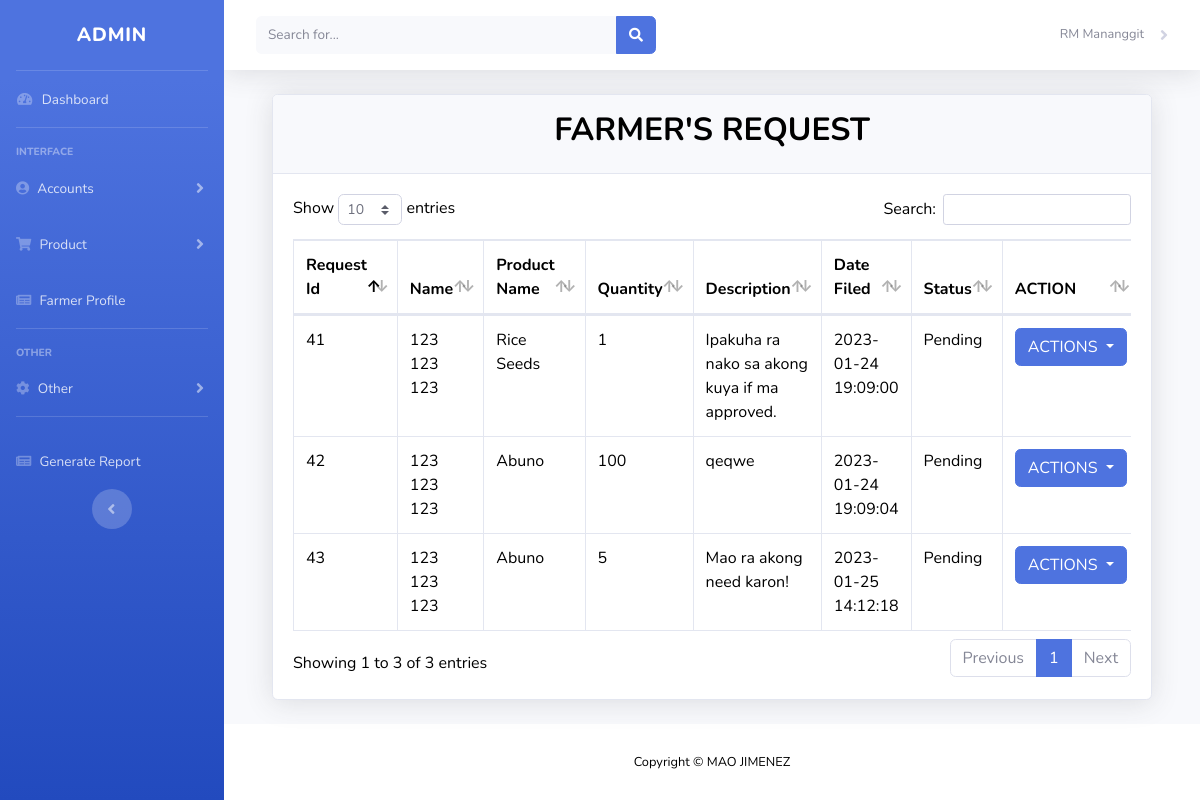
Before: /admin/request.php (signed in) with the older database file.
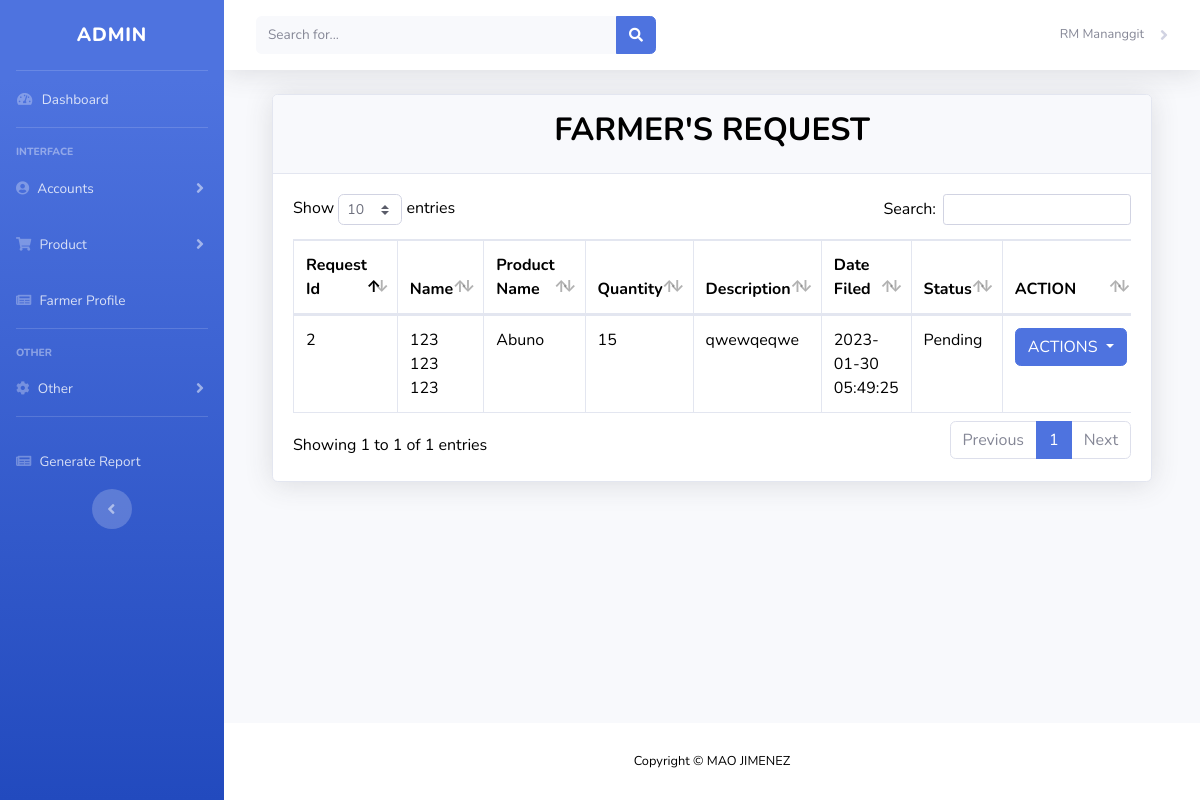
After: the same page with the newer database file.
### tables this page shows
CREATE TABLE `request` (
  `request_id` int(15) NOT NULL,
  `id` int(50) NOT NULL,
  `product_id` int(15) NOT NULL,
  `request_quantity` int(255) NOT NULL,
  `description` text NOT NULL,
  `request_date` datetime NOT NULL,
  `request_status` int(50) NOT NULL
);

CREATE TABLE `farmer` (
  `user_id` int(11) NOT NULL,
  `fname` varchar(100) NOT NULL,
  `mname` varchar(100) NOT NULL,
  `lname` varchar(100) NOT NULL,
  `Purok` varchar(255) NOT NULL,
  `Street` varchar(100) NOT NULL,
  `Barangay` varchar(100) NOT NULL,
  `Municipality` varchar(100) NOT NULL,
  `Province` varchar(100) NOT NULL,
  `Region` varchar(100) NOT NULL,
  `gender` varchar(100) NOT NULL,
  `civil_status` varchar(100) NOT NULL,
  `religion` varchar(100) NOT NULL,
  `mobile_number` bigint(100) NOT NULL,
  `email` varchar(100) NOT NULL,
  `password` varchar(100) NOT NULL,
  `4ps` varchar(100) NOT NULL,
  `ig` varchar(100) NOT NULL,
  `pwd` varchar(255) NOT NULL,
  `livelihood` varchar(255) NOT NULL,
  `qrcode` varchar(255) NOT NULL,
  `profilepicture` longblob NOT NULL,
  `user_type` int(20) NOT NULL,
  `user_status` int(20) NOT NULL
);

CREATE TABLE `product` (
  `product_id` int(15) NOT NULL,
  `product_name` varchar(50) NOT NULL,
  `product_image` longblob NOT NULL,
  `product_quantity` int(15) NOT NULL,
  `product_category_id` int(15) NOT NULL,
  `product_status` varchar(15) NOT NULL
);

CREATE TABLE `request_status` (
  `request_id` int(11) NOT NULL,
  `request_name` varchar(255) NOT NULL
);

### admin/request.php (the view, shortened to what this page needs)
<?php include('authentication.php'); ?>
<?php include('includes/header.php');?>
<div class="container-fluid">
                    <div class="card shadow mb-4">
                        <div class="card-header py-3 text-center">
                        <h2><strong>FARMER'S REQUEST</strong></h2>
                        </div>
                        <div class="card-body">
                            <div class="table-responsive">
                                <table class="table table-bordered" id="dataTable" width="100%" cellspacing="0">
                                    <thead>
                                        <tr>
                                            <th>Request Id</th>
                                            <th>Name</th>
                                            <th>Product Name</th>
                                            <th>Quantity</th>
                                            <th>Description</th>
                                            <th>Date Filed</th>
                                            <th>Status</th>
                                            <th>ACTION</th>
                                        </tr>
                                    </thead>
                                    <tbody>
                                    <?php
                            $query = "SELECT
                            request.request_id,
                            farmer.fname,
                            farmer.mname,
                            farmer.lname,
                            product.product_name,
                            request.request_quantity,
                            request.description,
                            request.request_date,
                            request.request_status,
                            request_status.request_name
                            FROM
                            request
                            INNER JOIN farmer ON request.id = farmer.user_id
                            INNER JOIN product ON request.product_id = product.product_id
                            INNER JOIN request_status ON request.request_status = request_status.request_id";
                            $query_run = mysqli_query($con, $query);
                            if(mysqli_num_rows($query_run) > 0)
                            {
                                foreach($query_run as $row)
                                {
                                    ?>
                                    <tr>
                                    <td><?= $row['request_id']; ?></td>
                                        <td><?= $row['fname']; ?> <?= $row['mname']; ?> <?= $row['lname']; ?></td>
                                        <td><?= $row['product_name']; ?></td>
                                        <td><?= $row['request_quantity']; ?></td>
                                        <td><?= $row['description']; ?></td>
                                        <td><?= $row['request_date']; ?></td>
                                        <td><?= $row['request_name']; ?></td>
                                        <td class="text-center">
                                        <div class="dropdown ">
  <button class="btn btn-primary dropdown-toggle" type="button" id="dropdownMenuButton" data-toggle="dropdown" aria-haspopup="true" aria-expanded="false">
 ACTIONS
  </button>
</div>
                                        </td>
                                    </tr>
                                    <?php
                                }
                            }
                            else
                            {
                            ?>
                                <tr>
                                    <td colspan="7">No Record Found</td>
                                </tr>
                            <?php
                            }
                            ?>
                                    </tbody>
                                </table>
                            </div>
                        </div>
                    </div>
                </div>
<?php include('includes/footer.php');?>

Changed rows visible on the page:
removed request: request_id "41", id.fname "123", id.mname "123", id.lname "123", product.product_name "Rice Seeds", request_quantity "1", description "Ipakuha ra nako sa akong kuya if ma approved.", request_date "2023-01-24 19:09:00", request_status.request_name "Pending"
removed request: request_id "42", id.fname "123", id.mname "123", id.lname "123", product.product_name "Abuno", request_quantity "100", description "qeqwe", request_date "2023-01-24 19:09:04", request_status.request_name "Pending"
removed request: request_id "43", id.fname "123", id.mname "123", id.lname "123", product.product_name "Abuno", request_quantity "5", description "Mao ra akong need karon!", request_date "2023-01-25 14:12:18", request_status.request_name "Pending"
added request: request_id "2", id.fname "123", id.mname "123", id.lname "123", product.product_name "Abuno", request_quantity "15", description "qwewqeqwe", request_date "2023-01-30 05:49:25", request_status.request_name "Pending"
Other visible differences:
text written by a page script: "Show entries Search: Showing 1 to 3 of 3 entries Previous 1 Next" → "Show entries Search: Showing 1 to 1 of 1 entries Previous 1 Next"
